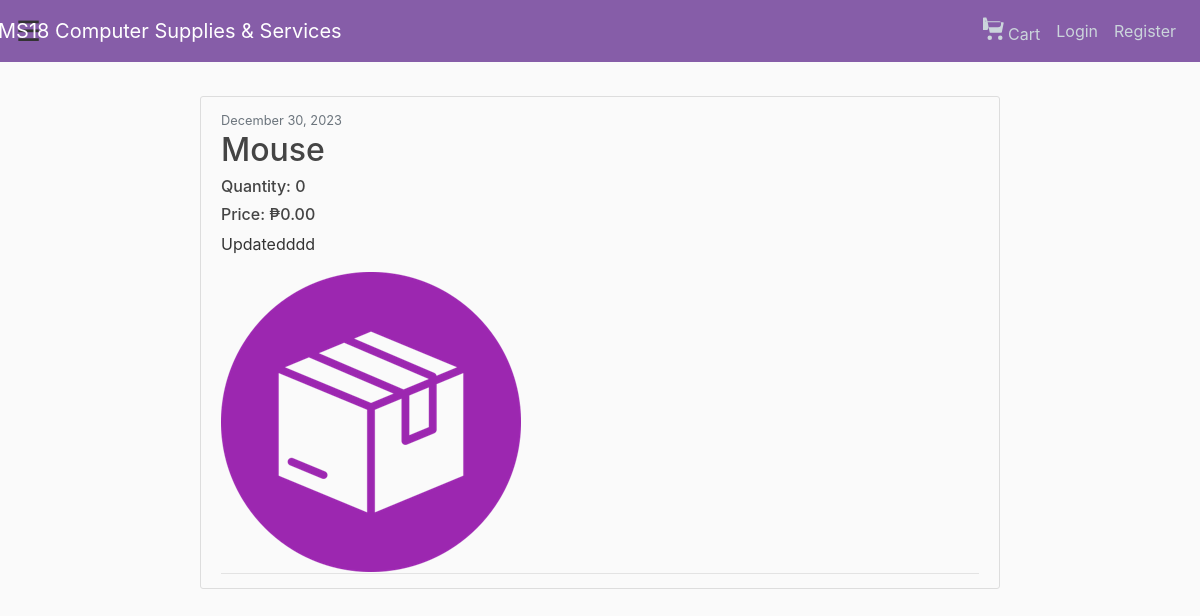
Page /product/7/ on the committed database.
### ms18/models.py (models this page shows, shortened)
class Product(models.Model):
    PROD_NAME = models.CharField(max_length=100)
    PROD_DESCRIPTION = models. TextField()
    PROD_DATE_POSTED = models.DateTimeField(default = timezone.now)
    PROD_IMAGE = models.ImageField(default='default.png', upload_to='product_pics')
    PROD_QUANTITY = models.IntegerField(default=0)
    PROD_PRICE = models.DecimalField(max_digits=10, decimal_places=2, default=0.00)

### ms18/views.py (the view)
# urls.py: path('product/<int:pk>/', ProductDetailView.as_view(), name='product-detail'),
class ProductDetailView(DetailView):
    model = Product

### ms18/templates/ms18/product_detail.html
{% extends 'ms18/base.html' %}
{% block content %}
        <article class="media content-section">
            <div class="media-body">
                <div class="article-metadata">
                    <small class="text-muted">{{ object.PROD_DATE_POSTED|date:"F d, Y" }}</small>
                <h2 class="article-title">{{ object.PROD_NAME }}</h2>
                <h6 class="article-title">Quantity: {{ object.PROD_QUANTITY }}</h6>
                <h6 class="article-title">Price: ₱{{ object.PROD_PRICE }}</h6>
                <p class="article-content">{{ object.PROD_DESCRIPTION }}</p>
                <img src="{{ object.PROD_IMAGE.url }}">
            </div>
        </article>
{% endblock content %}

### ms18/static/ms18/main.css (style rules this page uses)
body { background: #fafafa; color: #333333; margin-top: 5rem; }
h1, h2, h3, h4, h5, h6 { color: #444444; }
.content-section { padding: 10px 20px; border: 1px solid #dddddd; border-radius: 3px; margin-bottom: 20px; }
.article-title { color: #444444; }
.content-section { max-width: 800px; width: 100%; margin: 0 auto; padding: 10px 20px; border: 1px solid #dddddd; border-radius: 3px; margin-bottom: 20px; }
.article-metadata { padding-bottom: 1px; margin-bottom: 4px; border-bottom: 1px solid #e3e3e3 }

### rows in the picture
Product: PROD_DATE_POSTED "December 30, 2023", PROD_NAME "Mouse", PROD_QUANTITY "0", PROD_PRICE "0.00", PROD_DESCRIPTION "Updatedddd", PROD_IMAGE (placeholder picture)
